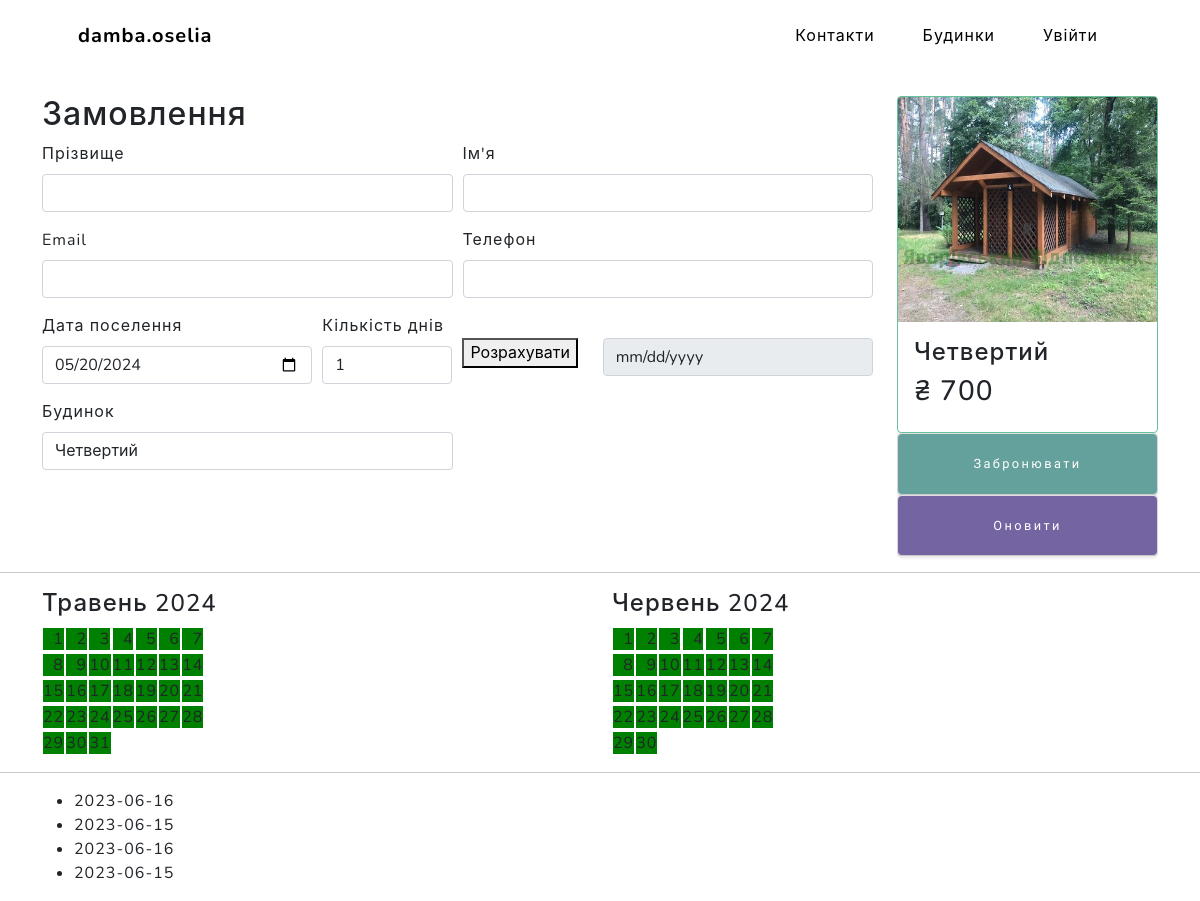
Screenshot of /houses/4/order/ with the database file from the repository.
### main/models.py (models this page shows, shortened)
class Houses(models.Model):
    name = models.CharField(max_length=32)
    photo = models.ImageField(null=True, blank=True) #
    price = models.FloatField()
    capacity = models.IntegerField()
    rooms = models.IntegerField(null=True) #
    beds = models.IntegerField()
    wifi = models.BooleanField(default=True)
    kitchen = models.BooleanField(default=True)
    bathroom = models.BooleanField(default=True)
    floors = models.IntegerField()
    central_heat = models.BooleanField(default=False) #
    pets_allow = models.BooleanField(default=False) #
    description = models.CharField(max_length= 255, null=True) #
    def get_absolute_url(self):
        return reverse('house', kwargs={'house_id':self.pk})
    class Meta:
        verbose_name = 'Будинок'
        verbose_name_plural = 'Будинки'
        ordering = ['id']

### main/views.py (the view)
# urls.py: path('houses/<int:house_id>/order/', order_house, name='order_house'),
def order_house(request, house_id):
    info = Houses.objects.get(id=house_id)
    infos = Houses.objects.all()
    book_dates = Book.objects.filter(house=house_id)
    def save_client(f:object):
        first_name = f['first_name']
        last_name = f['last_name']
        phone_number = f['phone']
        email = f['email']
        try:
            Clients.objects.get(email=email)
            print('ТАКИЙ email ВЖЕ Є')
        except Clients.DoesNotExist:
            client = Clients(first_name=first_name, last_name=last_name, phone_number=phone_number, email=email)
            client.save()
        print('SAVED client')
    def save_book(f:object):
        email = f['email']
        client = Clients.objects.get(email=email)
        house = Houses.objects.get(id=house_id)
        count_of_days = f['count_of_days']
        date_future_settlment = f['date_future_settlment']
        date_future_checkout = date_future_settlment + timedelta(days=count_of_days)
        book = Book(client=client, house=house, date_future_settlment=date_future_settlment, date_future_checkout=date_future_checkout)
        book.save()
        print('SAVED book')
    def make_dates_arr(book_dates:list) -> list:
        dates_arr = []
        for bd in book_dates:
            date1, date2 = bd.date_future_settlment, bd.date_future_checkout
            days = (date2 - date1).days
            print(f'{date1} -- {date2} -> {days}')
            date_arr = []
            for i in range(days):
                date2 -= timedelta(days=1)
                date_arr.append(date2)
            dates_arr.append(date_arr)
        return dates_arr
    dates_arr = make_dates_arr(book_dates)
    def today_date():
        year = date.today().year
        month = date.today().month
        months = {
            '1': 'Січень',
            '2': 'Лютий',
            '3': 'Березень',
            '4': 'Квітень',
            '5': 'Травень',
            '6': 'Червень',
            '7': 'Липень',
            '8': 'Серпень',
            '9': 'Вересень',
            '10': 'Жовтень',
            '11': 'Листопад',
            '12': 'Грудень',
        }
        return [year, month if month>9 else '0'+str(month), month+1 if month+1>9 else '0'+str(month), months[str(month)], months[str(month+1)]]
    if request.method == 'POST':
        form = OrderHouse(request.POST)
        if form.is_valid():
            f = form.cleaned_data
            print('  Валідована форма:', f)
            save_client(f)
            save_book(f)
        else:
            print('  НE валідована форма:', form.cleaned_data)
    else:
        form = OrderHouse()
    today = today_date()
    context = {
        'title':f"Замовлення будинку {house_id} - {info.name}",
        'menu':menu,
        'info':info,
        'form':form,
        'infos':infos,
        'book_dates':dates_arr,
        'dates': {
            'current_year': today[0],
            'current_month_num': today[1],
            'next_month_num': today[2],
            'current_month': today[3],
            'next_month': today[4],
        }
    }
    return render(request, 'main/order_house.html', context=context)

### main/forms.py
class OrderHouse(forms.Form):
    first_name = forms.CharField(max_length=32, label="Ім'я")
    last_name = forms.CharField(max_length=32, label='Прізвище')
    phone = forms.IntegerField(label='Телефон')
    email = forms.EmailField(label='Email')
    count_of_days = forms.IntegerField(max_value=5, min_value=1, label='Кількість днів')
    house = forms.ModelChoiceField(queryset=Houses.objects.all(), empty_label='Виберіть будинок', label='Будинок')
    date_future_settlment = forms.DateField(label='Дата поселення')

### main/views.py (called while the page is built)
@register.filter
def get_range(value):
    return range(value)

### main/templates/main/order_house.html (shortened to what this page needs)
{% extends 'main/base.html' %}
{% load static %}
{% block content %}
<section>
    <div class="container">
        <div class="row">
            <div class="col-10">
                <br><br><br><br>
            </div>
            <div class="col-2"></div>
        </div>
    </div>
</section>
<section>
    <div class="container">
        <div class="row">
            <div class="col-sm-7 col-md-9">
                <div class="row">
                    <div class="col-12">
                        <h2 class="">Замовлення</h2>
                    </div>
                </div>
                <div class="row">
                    <div class="col-12">
                        <form action="{% url 'order_house' info.id %}" method="post" id="main_form">
                            <div class="form-row">
                                <div class="form-group col-md-6">
                                    <label for="{{form.last_name.id_for_label}}">{{form.last_name.label}}</label>
                                    {{form.last_name}}
                                </div>
                                <div class="form-group col-md-6">
                                    <label for="{{form.first_name.id_for_label}}">{{form.first_name.label}}</label>
                                    {{form.first_name}}
                                </div>
                            </div>
                            <div class="form-row">
                                <div class="form-group col-md-6">
                                    <label for="{{form.email.id_for_label}}">{{form.email.label}}</label>
                                    {{form.email}}
                                </div>
                                <div class="form-group col-md-6">
                                    <label for="{{form.phone.id_for_label}}">{{form.phone.label}}</label>
                                    {{form.phone}}
                                </div>
                            </div>
                            <div class="form-row">
                                <div class="form-group col-md-4">
                                    <label for="{{form.date_future_settlment.id_for_label}}">{{form.date_future_settlment.label}}</label>
                                    <input type="date" name="{{form.date_future_settlment.name}}" required="" id="{{form.date_future_settlment.id_for_label}}"
                                    class="form-control" value="2002-04-02">
                                </div>
                                <div class="form-group col-md-2">
                                    <label for="{{form.count_of_days.id_for_label}}">{{form.count_of_days.label}}</label>
                                    <input type="number" id="{{form.count_of_days.id_for_label}}" name="{{form.count_of_days.name}}"
                                    min="1" max="5" value="1" class="form-control">
                                </div>
                                <div class="form-group col-md-2">
                                    <label for="quantity_days_btn"></label><br>
                                    <button type="button" class="" id="quantity_days_btn" onclick="calc_price_sum()">Розрахувати</button>
                                </div>
                                <div class="form-group col-md-4">
                                    <input disabled type="date" name="{{form.date_future_checkout.name}}" required="" id="{{form.date_future_checkout.id_for_label}}"
                                    class="form-control" value="">
                                </div>
                            </div>
                            <div class="form-row">
                                <div class="form-group col-md-6">
                                    <label for="{{form.house.id_for_label}}">{{form.house.label}}</label>
                                    <select name="{{form.house.name}}" id="{{form.house.id_for_label}}" class="form-control">
                                        {% for i in infos %}
                                        <option {% if i.id == info.id %}selected{% endif %} value="{{i.id}}">{{i.name}}</option>
                                        {% endfor %}
                                    </select>
                                </div>
                            </div>
                        </form>
                    </div>
                </div>
            </div>
            <div class="col-sm-5 col-md-3">
                    <div class="card box-shadow border border-success">
                        <a href="{{ info.get_absolute_url }}">
                            <img class="card-img-top" data-src="holder.js/100px225?theme=thumb&amp;bg=55595c&amp;fg=eceeef&amp;text=Thumbnail" alt="Photo preview: {{c.photo_preview}}" style="height: 225px; width: 100%; display: block;"
                            src="/static/main/img/houses/{{info.photo}}" data-holder-rendered="true">
                        </a>
                        <div class="card-body">
                            <div class="title-group d-flex">
                                <h4 class="card-title pricing-card-title">{{info.name}}</h3>
                            </div>
                            <h3 class="pricing-card-title">₴ <span id="price_sum">{{info.price|floatformat:0}}</span></h4>
                        </div>
                    </div>
                    <div class="card box-shadow">
                        <button form="main_form" type="submit" name="send_other" class="btn btn-primary">Забронювати</button>
                    </div>
                    <div class="card box-shadow">
                        <a href="{{ c.get_absolute_url }}" class="btn btn-secondary" role="button">Оновити</a>
                    </div>
            </div>
        </div>
    </div>
</section>
<hr>
<section>
    <div class="container">
        <div class="row">
            <div class="col-6">
                <h4>{{dates.current_month}} {{dates.current_year}}</h4>
                <table>
                    <tbody>
                        {% for j in 31|get_range %}
                            {% if  forloop.counter == 1 %}<tr>{% endif %}
                            {% if  forloop.counter == 8 %}<tr>{% endif %}
                            {% if  forloop.counter == 15 %}<tr>{% endif %}
                            {% if  forloop.counter == 22 %}<tr>{% endif %}
                            {% if  forloop.counter == 29 %}<tr>{% endif %}
                            <td>
                                <span class="calendar_cell" id="{{dates.current_year}}-{{dates.current_month_num}}-{% if forloop.counter < 10 %}0{{forloop.counter}}{% else %}{{forloop.counter}}{% endif %}">
                                    {% if forloop.counter < 10 %}&nbsp&nbsp{{forloop.counter}}{% else %}{{forloop.counter}}{% endif %}
                                </span>
                            </td>
                            {% if  forloop.counter == 7 %}</tr>{% endif %}
                            {% if  forloop.counter == 14 %}</tr>{% endif %}
                            {% if  forloop.counter == 21 %}</tr>{% endif %}
                            {% if  forloop.counter == 28 %}</tr>{% endif %}
                            {% if  forloop.counter == 31 %}</tr>{% endif %}
                        {% endfor %}
                    </tbody>
                </table>
            </div>
            <div class="col-6">
                <h4>{{dates.next_month}} {{dates.current_year}}</h4>
                <table>
                    <tbody>
                        {% for jо in 30|get_range %}
                            {% if  forloop.counter == 1 %}<tr>{% endif %}
                            {% if  forloop.counter == 8 %}<tr>{% endif %}
                            {% if  forloop.counter == 15 %}<tr>{% endif %}
                            {% if  forloop.counter == 22 %}<tr>{% endif %}
                            {% if  forloop.counter == 29 %}<tr>{% endif %}
                            <td>
                                <span class="calendar_cell" id="{{dates.current_year}}-{{dates.next_month_num}}-{% if forloop.counter < 10 %}0{{forloop.counter}}{% else %}{{forloop.counter}}{% endif %}">
                                    {% if forloop.counter < 10 %}&nbsp&nbsp{{forloop.counter}}{% else %}{{forloop.counter}}{% endif %}
                                </span>
                            </td>
                            {% if  forloop.counter == 7 %}</tr>{% endif %}
                            {% if  forloop.counter == 14 %}</tr>{% endif %}
                            {% if  forloop.counter == 21 %}</tr>{% endif %}
                            {% if  forloop.counter == 28 %}</tr>{% endif %}
                        {% endfor %}
                    </tbody>
                </table>
            </div>
        </div>
    </div>
</section>
<hr>
<section>
    <div class="container">
        <div class="row">
            <div class="row">
                <div class="">
                    <ul id="book_dates">
                    {% for bd in book_dates %}
                        {% for d in bd %}
                            <li id="li-{{d|date:'Y-m-d'}}">{{d|date:'Y-m-d'}}</li>
                        {% endfor %}
                    {% endfor %}
                    </ul>
                </div>
            </div>
        </div>
    </div>
</section>
{% endblock %}

### rows the page displays
Houses: photo (picture), name "Четвертий", price "700"

### other values shown
{{ m.title }} "Контакти" "Будинки"
{{ dates.current_month }} "Травень"
{{ dates.current_year }} "2024"
{{ dates.next_month }} "Червень"
{{ d|date:'Y-m-d' }} "2023-06-16" "2023-06-15" "2023-06-16" "2023-06-15"
form field house "Четвертий"
